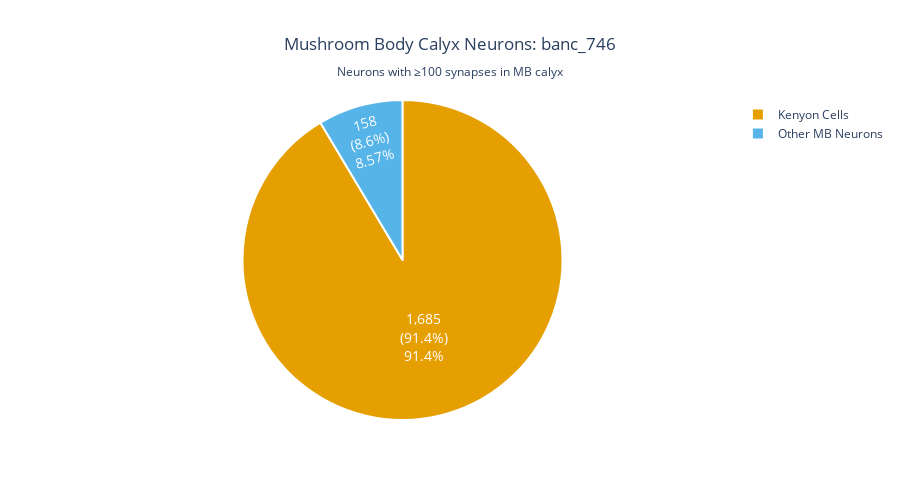

The cell this chart's notebook holds for it:
### Markdown cell above
---

## Summary

In this tutorial you learned how to:

✓ Access connectome data from Google Cloud Storage or local paths  
✓ Use PyArrow's predicate pushdown for efficient GCS/Parquet queries  
✓ Load small metadata files (`.feather`) into memory  
✓ Explore neuron metadata and hierarchical classifications  
✓ Filter synapse data by brain region using string matching  
✓ Identify and characterise neurons by connectivity patterns  
✓ Create publication-quality interactive visualisations  
✓ Compare datasets to identify biological vs technical variation

**Next tutorial:** [02_neuron_morphology.ipynb](02_neuron_morphology.ipynb) - Load and visualise 3D neuron skeletons

---

## Session Information

### Code cell
# Prepare summary data
mb_summary = pd.DataFrame({
    'Category': ['Kenyon Cells', 'Other MB Neurons'],
    'Count': [n_kc, n_other]
})

mb_summary['Percentage'] = (mb_summary['Count'] / mb_summary['Count'].sum() * 100).round(1)

# Create pie chart with plotly
fig = go.Figure()

fig.add_trace(go.Pie(
    labels=mb_summary['Category'],
    values=mb_summary['Count'],
    text=mb_summary.apply(lambda x: f"{x['Count']:,}<br>({x['Percentage']:.1f}%)", axis=1),
    textposition='inside',
    textfont=dict(size=14, color='white'),
    marker=dict(
        colors=['#E69F00', '#56B4E9'],
        line=dict(color='white', width=2)
    ),
    hovertemplate='<b>%{label}</b><br>Count: %{value:,}<br>Percentage: %{percent}<extra></extra>'
))

fig.update_layout(
    title=dict(
        text=f"Mushroom Body Calyx Neurons: {DATASET}<br><sub>Neurons with ≥100 synapses in MB calyx</sub>",
        x=0.5,
        xanchor='center'
    ),
    height=500,
    template="plotly_white"
)

fig.show()

# Print summary
print("\nMushroom Body Calyx Summary:")
print(mb_summary.to_string(index=False))

### Figure 1 — Plotly figure (JSON) as saved in the notebook; plotly's stock layout.template omitted (floating-point values rounded to 4 significant figures)
{"data": [{"hovertemplate": "<b>%{label}</b><br>Count: %{value:,}<br>Percentage: %{percent}<extra></extra>", "labels": ["Kenyon Cells", "Other MB Neurons"], "marker": {"colors": ["#E69F00", "#56B4E9"], "line": {"color": "white", "width": 2}}, "text": ["1,685<br>(91.4%)", "158<br>(8.6%)"], "textfont": {"color": "white", "size": 14}, "textposition": "inside", "type": "pie", "values": [1685, 158]}], "layout": {"height": 500, "title": {"text": "Mushroom Body Calyx Neurons: banc_746<br><sub>Neurons with ≥100 synapses in MB calyx</sub>", "x": 0.5, "xanchor": "center"}}}
